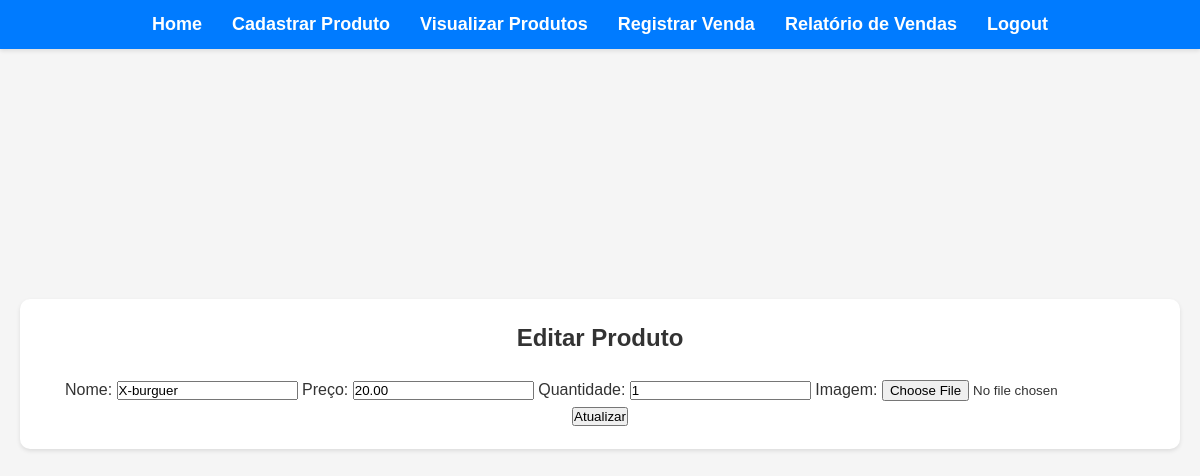
The page /edit_product.php?id=2 (signed in) on the database its author committed.
### tables this page shows
CREATE TABLE `products` (
  `id` int(11) NOT NULL,
  `name` varchar(255) NOT NULL,
  `price` decimal(10,2) NOT NULL,
  `quantity` int(11) NOT NULL,
  `image` varchar(255) NOT NULL
);

### edit_product.php (the view, shortened to what this page needs)
<?php
include 'db_config.php';
$id = $_GET['id'];
$sql = "SELECT * FROM products WHERE id = $id";
$result = mysqli_query($conn, $sql);
$product = mysqli_fetch_assoc($result);
?>
<!DOCTYPE html>
<html>
<head>
    <link rel="stylesheet" href="css/styles.css">
</head>
<body>
    <header>
        <nav>
            <ul class="navbar">
                <li><a href="dashboard.php">Home</a></li>
                <li><a href="add_product.php">Cadastrar Produto</a></li>
                <li><a href="view_products.php">Visualizar Produtos</a></li>
                <li><a href="add_sale.php">Registrar Venda</a></li>
                <li><a href="sales_report.php">Relatório de Vendas</a></li>
                <li><a href="logout.php">Logout</a></li>
            </ul>
        </nav>
    </header>
    <main>
        <div class="container">
            <h1>Editar Produto</h1>
            <form method="post" action="edit_product.php?id=<?php echo $id; ?>" enctype="multipart/form-data">
                <label for="name">Nome:</label>
                <input type="text" name="name" id="name" value="<?php echo $product['name']; ?>" required>
                <label for="price">Preço:</label>
                <input type="text" name="price" id="price" value="<?php echo $product['price']; ?>" required>
                <label for="quantity">Quantidade:</label>
                <input type="text" name="quantity" id="quantity" value="<?php echo $product['quantity']; ?>" required>
                <label for="image">Imagem:</label>
                <input type="file" name="image" id="image">
                <button type="submit">Atualizar</button>
            </form>
        </div>
    </main>
</body>
</html>

### css/styles.css (style rules this page uses)
* { margin: 0; padding: 0; box-sizing: border-box; }
body { font-family: 'Arial', sans-serif; background-color: #f5f5f5; color: #333; line-height: 1.6; }
header { background-color: #007BFF; padding: 10px 0; box-shadow: 0 2px 4px rgba(0, 0, 0, 0.1); }
.navbar { list-style: none; display: flex; justify-content: center; }
.navbar li { margin: 0 15px; }
.navbar a { color: white; text-decoration: none; font-weight: bold; transition: color 0.3s; }
main { padding: 20px; display: flex; justify-content: center; align-items: center; min-height: calc(100vh - 150px); }
.container { background: white; padding: 20px; border-radius: 10px; box-shadow: 0 2px 4px rgba(0, 0, 0, 0.1); text-align: center; }
h1 { margin-bottom: 20px; font-size: 24px; }
ul { list-style: none; padding: 0; }
ul li { margin: 10px 0; }
ul a { text-decoration: none; color: #007BFF; font-size: 18px; transition: color 0.3s; }

### rows shown on the page
products: name "X-burguer", price "20.00", quantity "1"
